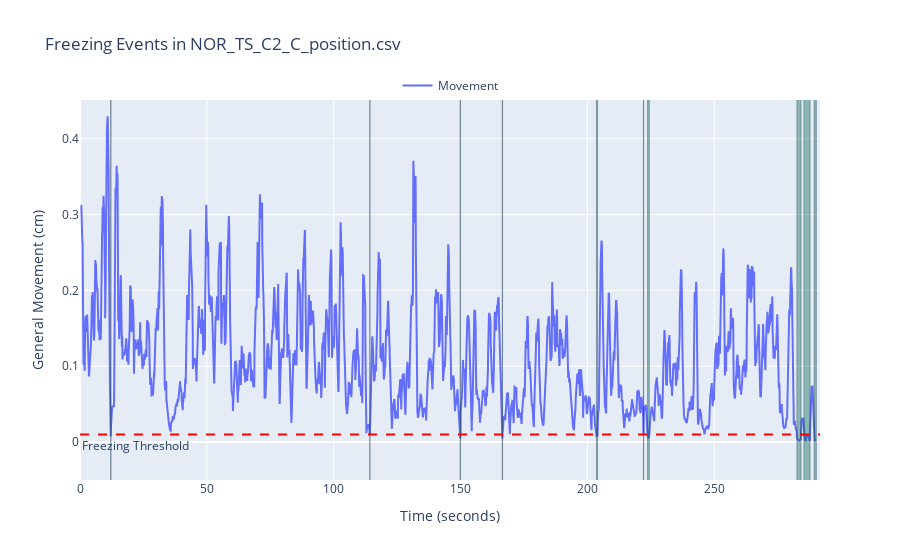

The cell this chart's notebook holds for it:
### Markdown cell above
---
#### 4.  We can also measure other behaviours, such as freezing

### Code cell
# Plot freezing events
rst.plot_freezing(example_path, fps = video_fps, threshold=freezing_threshold)

### Figure 1 — Plotly figure (JSON) as saved in the notebook; plotly's stock layout.template omitted (floating-point values rounded to 4 significant figures; data arrays with more than 128 entries replaced by an {"elided": "..."} marker saying what was removed)
{"data": [{"mode": "lines", "name": "Movement", "type": "scatter", "x": {"elided": "7268 float values"}, "y": {"elided": "7268 float values"}}], "layout": {"annotations": [{"showarrow": false, "text": "Freezing Threshold", "x": 0, "xanchor": "left", "xref": "x domain", "y": 0.01, "yanchor": "top", "yref": "y"}], "legend": {"orientation": "h", "x": 0.5, "xanchor": "center", "y": 1, "yanchor": "bottom"}, "shapes": [{"fillcolor": "rgba(0, 100, 80, 0.4)", "line": {"width": 0.4}, "type": "rect", "x0": 12.12, "x1": 12.2, "y0": -0.1, "y1": 1.5}, {"fillcolor": "rgba(0, 100, 80, 0.4)", "line": {"width": 0.4}, "type": "rect", "x0": 114.2, "x1": 114.3, "y0": -0.1, "y1": 1.5}, {"fillcolor": "rgba(0, 100, 80, 0.4)", "line": {"width": 0.4}, "type": "rect", "x0": 149.8, "x1": 150, "y0": -0.1, "y1": 1.5}, {"fillcolor": "rgba(0, 100, 80, 0.4)", "line": {"width": 0.4}, "type": "rect", "x0": 166.4, "x1": 166.6, "y0": -0.1, "y1": 1.5}, {"fillcolor": "rgba(0, 100, 80, 0.4)", "line": {"width": 0.4}, "type": "rect", "x0": 203.6, "x1": 204, "y0": -0.1, "y1": 1.5}, {"fillcolor": "rgba(0, 100, 80, 0.4)", "line": {"width": 0.4}, "type": "rect", "x0": 222.1, "x1": 222.2, "y0": -0.1, "y1": 1.5}, {"fillcolor": "rgba(0, 100, 80, 0.4)", "line": {"width": 0.4}, "type": "rect", "x0": 223.7, "x1": 224.4, "y0": -0.1, "y1": 1.5}, {"fillcolor": "rgba(0, 100, 80, 0.4)", "line": {"width": 0.4}, "type": "rect", "x0": 282.6, "x1": 284.2, "y0": -0.1, "y1": 1.5}, {"fillcolor": "rgba(0, 100, 80, 0.4)", "line": {"width": 0.4}, "type": "rect", "x0": 285.3, "x1": 287.8, "y0": -0.1, "y1": 1.5}, {"fillcolor": "rgba(0, 100, 80, 0.4)", "line": {"width": 0.4}, "type": "rect", "x0": 289.4, "x1": 290.2, "y0": -0.1, "y1": 1.5}, {"line": {"color": "red", "dash": "dash"}, "type": "line", "x0": 0, "x1": 1, "xref": "x domain", "y0": 0.01, "y1": 0.01, "yref": "y"}], "showlegend": true, "title": {"text": "Freezing Events in NOR_TS_C2_C_position.csv"}, "xaxis": {"range": [0, 291.7], "title": {"text": "Time (seconds)"}}, "yaxis": {"range": [-0.05, 0.4511], "title": {"text": "General Movement (cm)"}}}}
